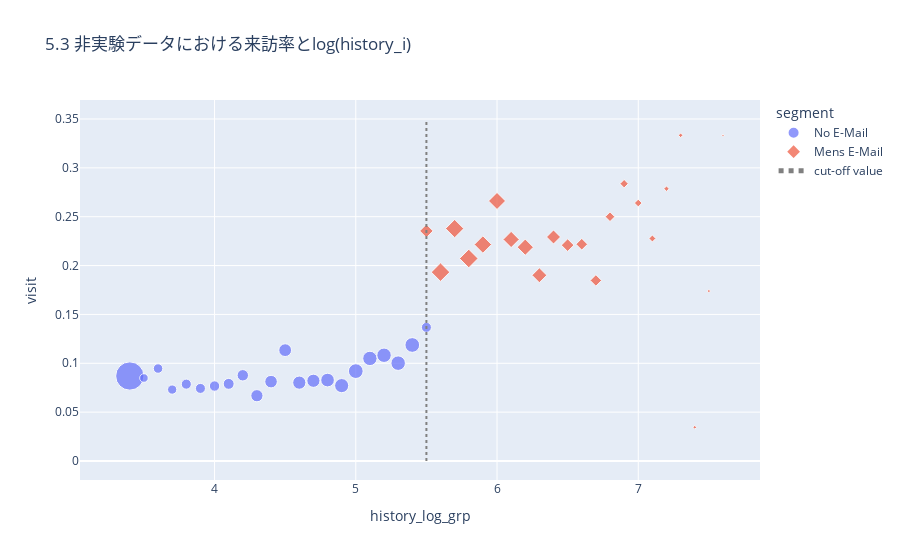

Notebook code for this chart:
### Code cell
fig = px.scatter(summarised, x='history_log_grp', y='visit', color='segment', symbol='segment', size='N'
                 , title='5.3 非実験データにおける来訪率とlog(history_i)')
fig.add_trace(go.Scatter(
    x=[threshold_value, threshold_value],
    y=[0, 0.35],
    mode="lines",
    line=dict(color='grey', dash='dot'),
    name='cut-off value'
))
fig.show()

### Figure 1 — Plotly figure (JSON) as saved in the notebook; plotly's stock layout.template omitted (floating-point values rounded to 4 significant figures)
{"data": [{"hovertemplate": "segment=No E-Mail<br>history_log_grp=%{x}<br>visit=%{y}<br>N=%{marker.size}<extra></extra>", "legendgroup": "No E-Mail", "marker": {"color": "#636efa", "size": [2805, 259, 317, 301, 356, 350, 378, 418, 456, 524, 554, 573, 611, 609, 652, 700, 761, 724, 730, 739, 758, 351], "sizemode": "area", "sizeref": 7.013, "symbol": "circle"}, "mode": "markers", "name": "No E-Mail", "orientation": "v", "showlegend": true, "type": "scatter", "x": [3.4, 3.5, 3.6, 3.7, 3.8, 3.9, 4, 4.1, 4.2, 4.3, 4.4, 4.5, 4.6, 4.7, 4.8, 4.9, 5, 5.1, 5.2, 5.3, 5.4, 5.5], "xaxis": "x", "y": [0.08699, 0.08494, 0.09464, 0.07309, 0.07865, 0.07429, 0.07672, 0.07895, 0.08772, 0.06679, 0.08123, 0.1134, 0.0802, 0.0821, 0.08282, 0.07714, 0.09198, 0.105, 0.1082, 0.1001, 0.1187, 0.1368], "yaxis": "y"}, {"hovertemplate": "segment=Mens E-Mail<br>history_log_grp=%{x}<br>visit=%{y}<br>N=%{marker.size}<extra></extra>", "legendgroup": "Mens E-Mail", "marker": {"color": "#EF553B", "size": [378, 714, 698, 719, 632, 605, 547, 553, 463, 410, 335, 284, 276, 196, 148, 125, 101, 61, 45, 29, 23, 12], "sizemode": "area", "sizeref": 7.013, "symbol": "diamond"}, "mode": "markers", "name": "Mens E-Mail", "orientation": "v", "showlegend": true, "type": "scatter", "x": [5.5, 5.6, 5.7, 5.8, 5.9, 6, 6.1, 6.2, 6.3, 6.4, 6.5, 6.6, 6.7, 6.8, 6.9, 7, 7.1, 7.2, 7.3, 7.4, 7.5, 7.6], "xaxis": "x", "y": [0.2354, 0.1933, 0.2378, 0.2072, 0.2215, 0.2661, 0.2267, 0.2188, 0.1901, 0.2293, 0.2209, 0.2218, 0.1848, 0.25, 0.2838, 0.264, 0.2277, 0.2787, 0.3333, 0.03448, 0.1739, 0.3333], "yaxis": "y"}, {"line": {"color": "grey", "dash": "dot"}, "mode": "lines", "name": "cut-off value", "type": "scatter", "x": [5.5, 5.5], "y": [0, 0.35]}], "layout": {"legend": {"itemsizing": "constant", "title": {"text": "segment"}, "tracegroupgap": 0}, "title": {"text": "5.3 非実験データにおける来訪率とlog(history_i)"}, "xaxis": {"anchor": "y", "domain": [0, 1], "title": {"text": "history_log_grp"}}, "yaxis": {"anchor": "x", "domain": [0, 1], "title": {"text": "visit"}}}}
